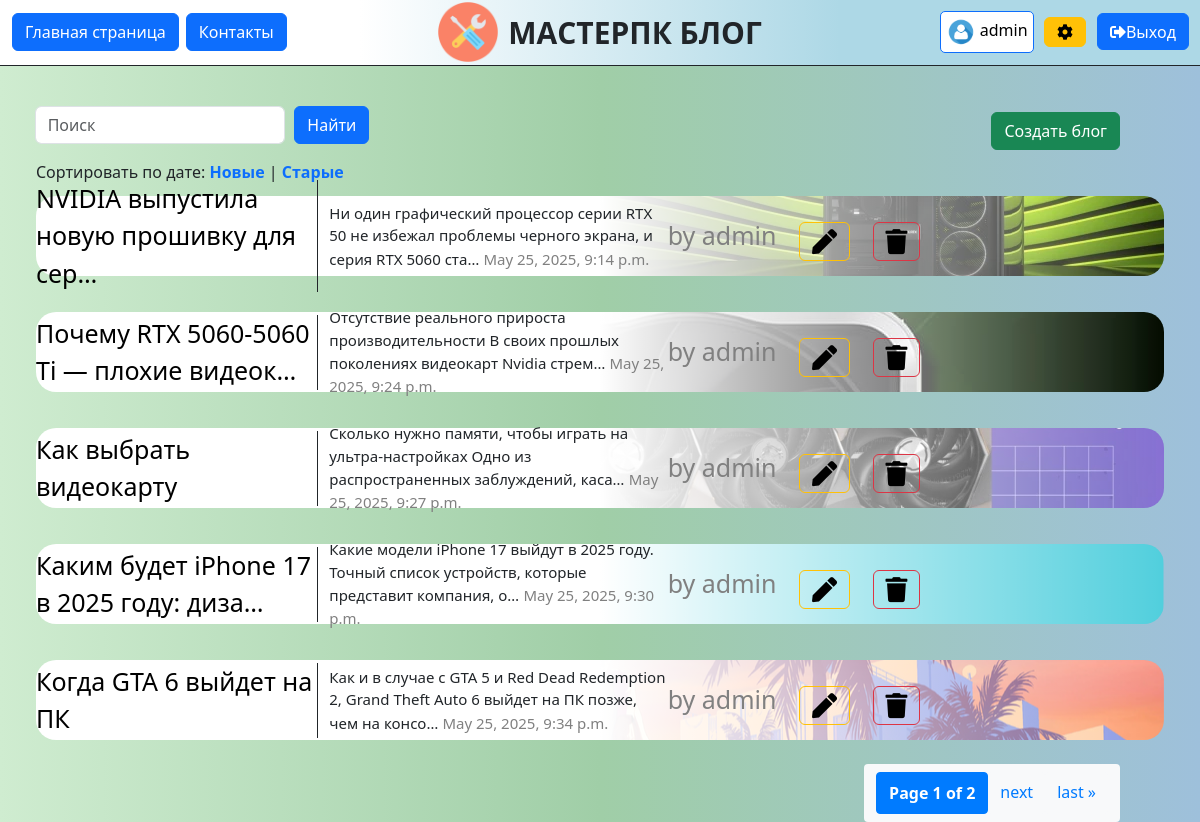
The app's page / (signed in) with its own data.
### blog/models.py (models this page shows, shortened)
class BlogPost(models.Model):
    title = models.CharField(max_length=200, verbose_name="Заголовок")
    content = models.TextField(verbose_name="Содержание")
    date_published = models.DateTimeField(default=timezone.now ,verbose_name="Дата публикации")
    image = models.ImageField(upload_to="images/", verbose_name="Изображение")
    author = models.ForeignKey(User, on_delete=models.CASCADE, verbose_name="Автор", null=True, blank=True)
    def get_absolute_url(self):
        return reverse("blog:blog_detail", kwargs={"pk": self.pk})
    class Meta:
        verbose_name = "Блог"
        verbose_name_plural = "Блоги"

### blog/views.py (the view)
# urls.py: path("", views.index, name="index"),
def index(request):
    blogs = BlogPost.objects.all()
    search = request.GET.get("search")
    if search:
        blogs = blogs.filter(title__icontains=search)
    sort_by = request.GET.get("sort")
    if sort_by == 'newest':
        blogs = blogs.order_by('-date_published')  # Сначала новые
    elif sort_by == 'oldest':
        blogs = blogs.order_by('date_published')  # Сначала старые
    paginator = Paginator(blogs, per_page=5)
    page_number = request.GET.get("page")
    page_obj = paginator.get_page(page_number)
    title = "Главная страница"
    return render(request, 'blog/blog_list.html', {"page_obj":page_obj, "title":title, "sort_by": sort_by})

### blog/templates/blog/blog_list.html (shortened to what this page needs)
 {% extends 'blog/layout.html' %}
 {% load static %}
 {% block static %}
    <link  rel="stylesheet" href="{% static 'blog/css/blog_list.css' %}">
 {% endblock %}
 {% block content %}
    {% if perms.blog.add_blogpost %}
        <a class="btn btn-success btn-create" href="{% url 'blog:create_blog' %}">Создать блог</a>
    {% endif %}
   <form class = "form-group form-search" method="GET">
       <input type="text" name="search" class="form-control input-search" style="200px"  placeholder="Поиск">
       <input type="submit" class="btn btn-primary btn-search" value="Найти">
   </form>
    <div class="sort-date">
        Сортировать по дате:
        <a href="?sort=newest{% if search_query %}&search={{ search_query }}{% endif %}">Новые</a> |
        <a href="?sort=oldest{% if search_query %}&search={{ search_query }}{% endif %}">Старые</a>
    </div>
   <div class="list">
     {% for blog in page_obj %}
        <div class="blog"
        style="background-image: linear-gradient(90deg, white, white, transparent),
            url({{ blog.image.url }});
        background-position: right;">
            <div class="content">
                <a href="{{blog.get_absolute_url}}">{{blog.title | truncatechars:40}}</a>
            </div>
            <div class="blog_info">
                <a> {{blog.content | truncatechars:100}}</a>
                <a style="color: gray">{{blog.date_published}}</a>
            </div>
            <a style="color: gray"> by {{blog.author}}</a>
            {% if blog.author == request.user or request.user.is_superuser %}
                 <a class="btn btn-outline-warning"  href="{% url 'blog:update_blog' pk=blog.id %}" style="margin: 1% 0 0 2%" ><i class="fa fa-pen"></i></a>
                 <a class="btn btn-outline-danger"  href="{% url 'blog:delete_blog' pk=blog.id %}" style="margin: 1% 0 0 2%" ><i class="fa fa-trash"></i></a>
            {% endif %}
        </div>
       <br>
     {% endfor %}
   </div>
    <div class="pagination">
        <span class="step-links">
            <span class="current">
                Page {{ page_obj.number}} of {{ page_obj.paginator.num_pages }}
            </span>
            {% if page_obj.has_next %}
                <a href="?page={{ page_obj.next_page_number }}">next</a>
                <a href="?page={{ page_obj.paginator.num_pages }}">last &raquo;</a>
            {% endif %}
        </span>
    </div>
 {% endblock %}

### blog/templates/blog/layout.html (shortened to what this page needs)
{% load static %}
<html lang="en">
<head>
    <link rel="stylesheet" href="https://cdn.jsdelivr.net/npm/bootstrap@5.3.6/dist/css/bootstrap.min.css">
    <link rel="stylesheet" href="https://use.fontawesome.com/releases/v5.8.2/css/all.css">
    <link rel="stylesheet" href="{% static 'blog/css/layout.css' %}">
    {% block static %}
    {% endblock %}
</head>
<body>
    <div class="header">
        <div class="left_side">
            <a  class = "btn btn-primary main" href="{% url 'blog:index' %}">Главная страница</a>
            <a  class = "btn btn-primary contacts" href="{% url 'blog:contacts'%}">Контакты</a>
        </div>
        <div class="middle">
            <img class="logo" src="{% static 'blog/img/лого3.webp' %}"><div class="title"> МАСТЕРПК БЛОГ</div>
        </div>
         <div class="right_side">
             {% if user.is_authenticated %}
                <a class = "profile btn btn-primary" href ="{% url 'users:profile' %}" > <img src="{% static 'blog/img/person.png' %}" alt=""> {{ user.username }}</a>
                {% if user.is_superuser %}
                    <a class="btn btn-warning" href="{% url 'admin:index' %}" style="margin-right: 10px"><i class = "fa fa-cog"></i></a>
                {% endif %}
                 <form class="log_out_form" action="{% url 'users:logout' %}" method="POST">
                     <button type="submit" class="btn btn-primary btn-exit"><i class="fa fa-sign-out-alt"></i>Выход</button>
                 </form>
             {% else %}
                <a class="btn btn-success" href ="{% url 'users:login' %}">Вход</a>
                <a class="btn btn-primary" href="{% url 'users:register' %}">Регистрация</a>
             {% endif %}
        </div>
    </div>
    <div style="height: 6%"></div>
    {% block content %}
    {% endblock %}
</body>
</html>

### static/blog/css/layout.css (style rules this page uses)
.header { position: fixed; width: 100%; border-bottom: 1px solid; z-index: 1; height: 8%; display: flex; background: #16cc4a; }
.left_side, .right_side, .middle { padding: 5px; display: flex; align-items: center; }
.left_side { width: 30%; background: white; }
.middle { width: 40%; justify-content: center; background: linear-gradient(-90deg, lightblue, white) }
.right_side { width: 30%; justify-content: flex-end; background: lightblue; }
.btn { margin-left: 2%; }
.log_out_form { margin-right: 2%; }
body { margin: 0; padding: 0; background: linear-gradient(90deg, #cfecd0, #a0cea7, #9ec0db); }
.logo { width: 60; }
.title { font-weight: bold; font-size: 30px; margin-left: 10px; }
.btn-exit { margin-top: 11px; display: flex; height: 37px; align-items: center; }
.profile img { width: 30px; }
.profile { color: black; background:white; padding: 5px; border-radius: 5px; text-decoration: none; margin-right: 1%; }

### static/blog/css/blog_list.css (style rules this page uses)
.list { width: 100%; }
.blog { display: flex; width: 94%; height: 10%; flex-direction: row; align-items: center; border-radius: 20px; margin: 1% 0 0 3%; }
.blog a { color: black; text-decoration: none; font-size: 25; margin-right: 10px font-weight: bold; }
.content { width: 25%; border-right: 1px solid; margin-right: 1%; }
.blog_info { width: 30%; align-items: flex-end; }
.blog_info a { font-size: 15; }
form { margin-top: 1%; display: flex; align-items: center; justify-content: center; }
.pagination { display: flex; justify-content: end; padding-right: 5em; }
.pagination .step-links { display: flex; gap: 0.5m; }
.pagination a, .pagination span { color: #007bff; text-decoration: none; padding: 0.5em 0.75em; border: 1px solid #de2e6; border-radius: 0.25em; background-color: #f8f9fa; }
.pagination .current { font-weight: bold; background-color: #007bff; color: white; border: 1px solid #007bff; }
.btn-create { float: right; margin: 4em 5em 2em 0; }
.form-search { justify-content: left; padding-top: 46px; padding-left: 2%; }
.input-search { width: 250px; margin-left: 1.1% }
.btn-search { margin-left: 1%; }
.sort-date { margin-left: 3%; }
.sort-date a { font-weight: 700; text-decoration: none; }

### records on screen
BlogPost: image (picture), title "NVIDIA выпустила новую прошивку для сер…", content "Ни один графический процессор серии RTX 50 не избежал проблемы черного экрана, и серия RTX 5060 ста…", date_published "May 25, 2025, 9:14 p.m.", author "admin"
BlogPost: image (picture), title "Почему RTX 5060-5060 Ti — плохие видеок…", content "Отсутствие реального прироста производительности В своих прошлых поколениях видеокарт Nvidia стрем…", date_published "May 25, 2025, 9:24 p.m.", author "admin"
BlogPost: image (picture), title "Как выбрать видеокарту", content "Сколько нужно памяти, чтобы играть на ультра-настройках Одно из распространенных заблуждений, каса…", date_published "May 25, 2025, 9:27 p.m.", author "admin"
BlogPost: image (picture), title "Каким будет iPhone 17 в 2025 году: диза…", content "Какие модели iPhone 17 выйдут в 2025 году. Точный список устройств, которые представит компания, о…", date_published "May 25, 2025, 9:30 p.m.", author "admin"
BlogPost: image (picture), title "Когда GTA 6 выйдет на ПК", content "Как и в случае с GTA 5 и Red Dead Redemption 2, Grand Theft Auto 6 выйдет на ПК позже, чем на консо…", date_published "May 25, 2025, 9:34 p.m.", author "admin"

### other values on screen
{{ user.username }} "admin"
{{ page_obj.number }} "1"
{{ page_obj.paginator.num_pages }} "2"
